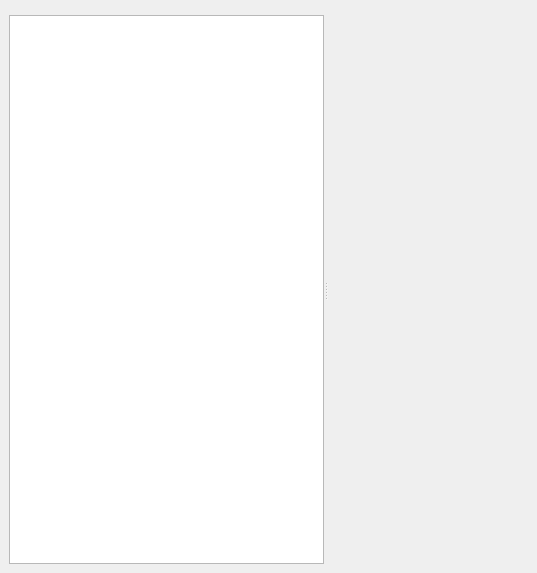
<?xml version="1.0" encoding="UTF-8"?>
<ui version="4.0">
 <class>ReosRunoffManager</class>
 <widget class="QWidget" name="ReosRunoffManager">
  <property name="geometry">
   <rect>
    <x>0</x>
    <y>0</y>
    <width>537</width>
    <height>573</height>
   </rect>
  </property>
  <property name="windowTitle">
   <string>Form</string>
  </property>
  <layout class="QVBoxLayout" name="verticalLayout" stretch="0,1">
   <property name="leftMargin">
    <number>9</number>
   </property>
   <property name="topMargin">
    <number>9</number>
   </property>
   <property name="rightMargin">
    <number>9</number>
   </property>
   <property name="bottomMargin">
    <number>9</number>
   </property>
   <item>
    <widget class="QWidget" name="widgetTools" native="true">
     <layout class="QHBoxLayout" name="horizontalLayout">
      <property name="leftMargin">
       <number>0</number>
      </property>
      <property name="topMargin">
       <number>0</number>
      </property>
      <property name="rightMargin">
       <number>0</number>
      </property>
      <property name="bottomMargin">
       <number>0</number>
      </property>
     </layout>
    </widget>
   </item>
   <item>
    <widget class="QSplitter" name="splitter">
     <property name="orientation">
      <enum>Qt::Horizontal</enum>
     </property>
     <widget class="QTreeView" name="treeView">
      <attribute name="headerVisible">
       <bool>false</bool>
      </attribute>
     </widget>
     <widget class="QWidget" name="widgetEditor" native="true">
      <property name="minimumSize">
       <size>
        <width>200</width>
        <height>0</height>
       </size>
      </property>
      <layout class="QVBoxLayout" name="verticalLayout_2">
       <property name="leftMargin">
        <number>0</number>
       </property>
       <property name="topMargin">
        <number>0</number>
       </property>
       <property name="rightMargin">
        <number>0</number>
       </property>
       <property name="bottomMargin">
        <number>0</number>
       </property>
      </layout>
     </widget>
    </widget>
   </item>
  </layout>
 </widget>
 <resources/>
 <connections/>
</ui>
